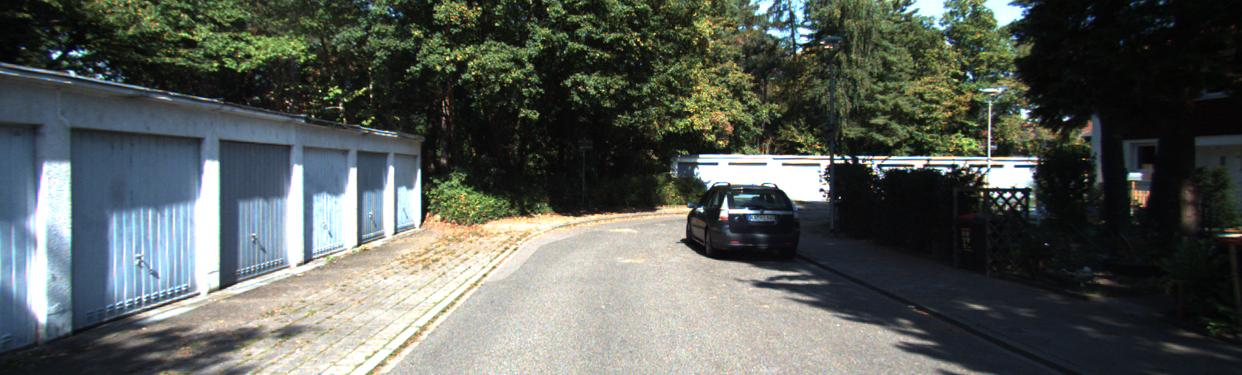
#> input picture A4_files/000020_left.jpg, 1242 x 375 px
$ jupyter execute --allow-errors A4-Copy1.ipynb   (shell and % lines are left out)
#> lines starting #> are read from the running program, lines starting #| are printed output that depends on the picture
<h2>Question 1<\h2>
<h4>The reason<\h4>

[cell 1]
%pylab

[cell 2]
import cv2
from helper import *
from itertools import product
from tqdm import tqdm
from numba import jit

[cell 3]
left = cv2.imread("A4_files/000020_left.jpg").astype(float)/255
right = cv2.imread("A4_files/000020_right.jpg").astype(float)/255
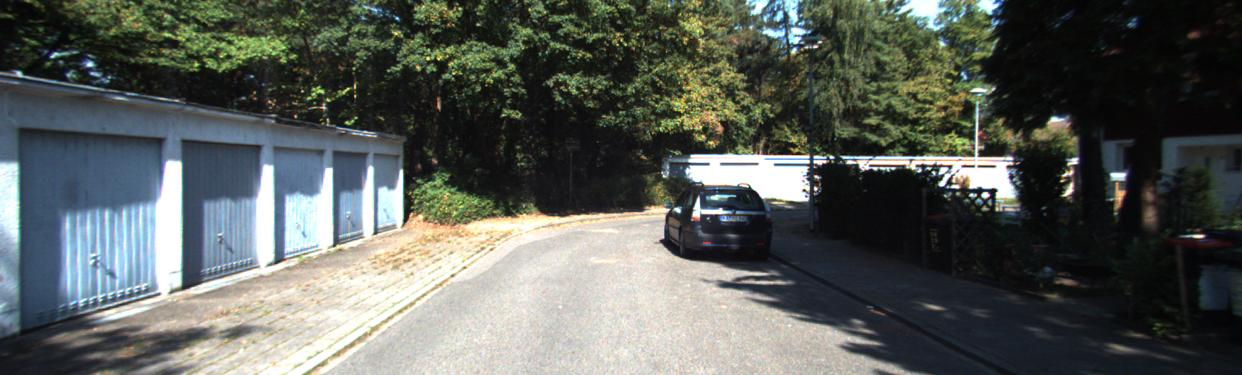
#> input picture A4_files/000020_right.jpg, 1242 x 375 px
#> (the rest of this cell did not finish here and is left out)

[cell 4]
patchsize = 5
imshow(left)

#> (a cell that did not finish here is left out)

### Q2
a. I am using SSD for this part

[cell 6]
@jit(nopython=True, fastmath=True)
def SSD(patch1, patch2):
    return np.sum((patch1 - patch2)**2)

@jit(nopython=True, fastmath=True)
def NC(patch1, patch2):
    return np.sum(patch1*patch2)/np.sqrt(np.sum(patch1**2))/np.sqrt(np.sum(patch2**2))

@jit(nopython=True)
def rowler(patch, imgr, row_idx):
    patchsize = patch.shape[0]
    row = imgr[row_idx:row_idx+patchsize]
    ssd_list = []
    for i in range(row.shape[1]-patchsize+1):
        ssd_list.append(NC(patch, imgr[row_idx:row_idx+patchsize, i:i+patchsize]))
    return np.array(ssd_list).T

@jit(nopython=True)
def disparity(imgl, imgr, y_l, x_l, patch_size, y_min):
    patch = imgl[y_l:y_l+patch_size, x_l:x_l+patch_size]
    row_idx = y_l
    ssd_list = rowler(patch, imgr, row_idx)
    x_r = ssd_list.argmax()
    return x_l - x_r

@jit(nopython=True, parallel=True)
def img_disp(imgl, imgr, patch_size, x_min, y_min, x_max, y_max):
    dy = y_max - y_min
    dx = x_max - x_min
    new_img = np.zeros((dy-patch_size+1, dx-patch_size+1))
    for y in range(y_min, y_max-patch_size+1):
        for x in range(x_min, x_max-patch_size+1):
            new_img[y - y_min, x - x_min] = disparity(imgl, imgr, y, x, patch_size, y_min)
    return new_img

[cell 7]
imgl = left
imgr = right
patch_size = 5

#> (the rest of this cell did not finish here and is left out)

#> (a cell that did not finish here is left out)

#> (a cell that did not finish here is left out)

#> (a cell that did not finish here is left out)

[cell 11]
deeppruner_result = cv2.imread("DeepPruner_result.png")
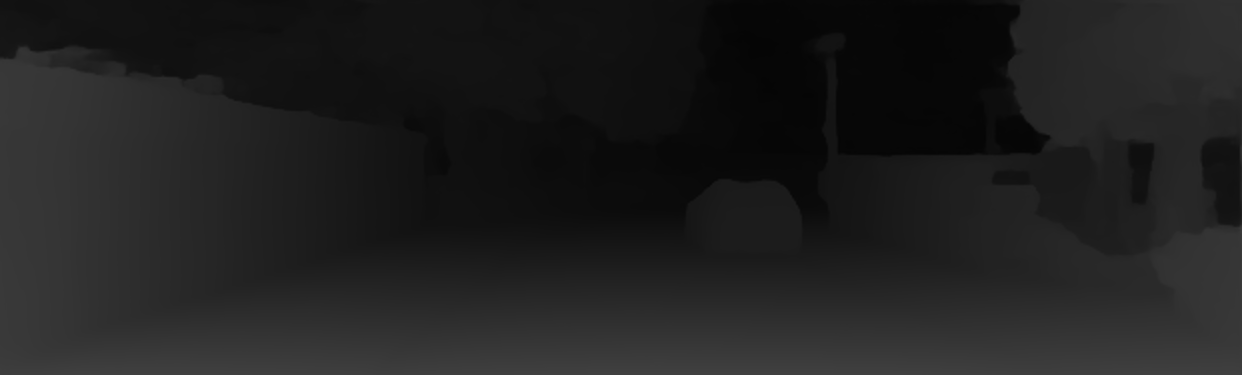
#> input picture DeepPruner_result.png, 1242 x 375 px
#> deeppruner_result is the input picture: shape (375, 1242, 3); min 5, max 64, mean 31.7

[cell 12]
imshow(deeppruner_result[...,0], cmap="jet")
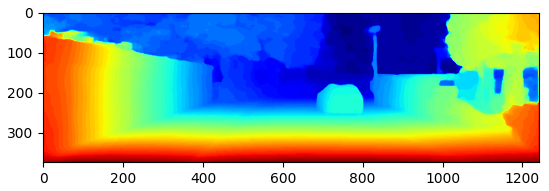
#> figure drawn by matplotlib, 1 panel
